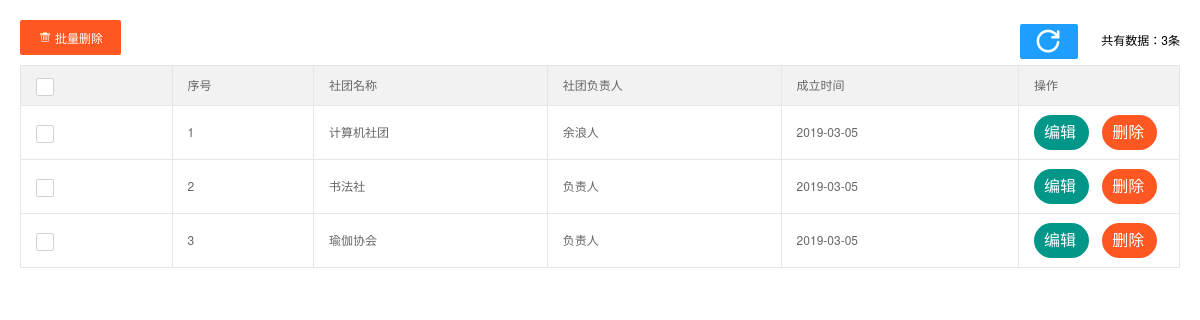
The app's page /clubs_list (signed in) with its own data.
### apps/models/massModel.py (models this page shows, shortened)
class MassModel(BaseModel):
    massName = db.Column(db.String(64),unique=True, comment='社团名称')
    mass_principal_name = db.Column(db.String(16), comment='负责人')
    mass_introduce = db.Column(db.String(2048))

### apps/cms/clubs_view.py (the view)
@cms_bp.route('/clubs_list', endpoint='clubs_list', methods=['GET', 'DELETE'])
@login_required
def clubs_list():
    if request.method == 'DELETE':
        uid_s = request.form.get('data_s')
        if uid_s:   # 批量删除
            return deletes(MassModel, db, list(uid_s.split(',')))
        uid = request.form.get('uid')
        return delete(MassModel, db, uid)
    data_list = MassModel.query.filter(MassModel.status == 1)
    return render_template('clubs_list.html', data_list=data_list)

### apps/lib/login_sys.py (called while the page is built)
@login_manager.user_loader
def load_user(user_id):
    return SysMemberModel.query.filter_by(id=int(user_id)).first()

### apps/templates/clubs_list.html (shortened to what this page needs)
{% extends 'base/base.html' %}
{% block body %}
    <body>
    <div class="x-body">
        <xblock>
            <button class="layui-btn layui-btn-danger" onclick="delAll()"><i class="layui-icon"></i>批量删除</button>
            <span class="x-right" style="line-height:40px">
                <a href="javascript:location.reload()" style="margin-right: 20px;">
                <button class="layui-btn layui-btn-normal" style="padding: 0 15px;">
                    <i class="layui-icon" style="font-size: 25px;font-weight: bolder;">&#xe669;</i>
                </button>
            </a>
                共有数据：{% for data in data_list %}{% if loop.last %}{{ loop.index }}{% endif %}{% endfor %}条</span>
        </xblock>
        <table class="layui-table x-admin">
            <thead>
            <tr>
                <th>
                    <div class="layui-unselect header layui-form-checkbox" lay-skin="primary"><i class="layui-icon">&#xe605;</i>
                    </div>
                </th>
                <th>序号</th>
                <th>社团名称</th>
                <th>社团负责人</th>
                <th>成立时间</th>
                <th>操作</th>
            </tr>
            </thead>
            <tbody>
            {% for data in data_list %}
                <tr>
                    <td>
                        <div class="layui-unselect layui-form-checkbox" lay-skin="primary" data-id='{{ data.id }}'>
                            <i class="layui-icon">&#xe605;</i>
                        </div>
                    </td>
                    <td>{{ loop.index }}</td>
                    <td>{{ data.massName }}</td>
                    <td>{{ data.mass_principal_name }}</td>
                    <td>{{ data.create_time }}</td>
                    <td class="td-manage" style="width: 130px;">
                        <button class="layui-btn layui-btn-sm layui-btn-radius" title="编辑"
                                onclick="x_admin_show('编辑','{{ url_for('cms_bp.clubs_edit') }}?uid={{ data.id }}')"
                                href="javascript:;">
                            <i class="layui-icon">编辑</i>
                        </button>
                        <button title="删除" onclick="clubs_del(this,'{{ data.id }}')" href="javascript:;"
                                class="layui-btn layui-btn-sm layui-btn-radius layui-btn-danger">
                            <i class="layui-icon">删除</i>
                        </button>
                    </td>
                </tr>
            {% endfor %}
            </tbody>
        </table>
    </div>
    </body>
{% endblock %}

### apps/static/css/xadmin.css (style rules this page uses)
* { margin: 0px; padding: 0px; font-family: "Helvetica Neue", Helvetica, Arial, sans-serif; }
a { text-decoration: none; }
html { width: 100%; height: 100%; overflow-x:hidden; overflow-y:auto; }
body { width: 100%; min-height: 100%; }
.x-body { padding: 20px; }
.x-right { float: right; }
table th, table td { word-break: break-all; }
.x-admin-sm { font-size: 12px; }
.x-admin-sm body { font-size: 12px; }
.x-admin-sm .layui-table td, .x-admin-sm .layui-table th { font-size: 12px; }
.x-admin-sm .layui-icon { font-size: 14px; }
.x-admin-sm .layui-btn,.x-admin-sm .layui-btn-xs,.x-admin-sm .layui-btn-sm { font-size: 12px; }
.x-admin-sm .layui-btn { height: 35px; line-height: 35px; }

### records on screen
MassModel: massName "瑜伽协会", mass_principal_name "负责人", create_time "2019-03-05"
MassModel: massName "计算机社团", mass_principal_name "余浪人", create_time "2019-03-05"
MassModel: massName "书法社", mass_principal_name "负责人", create_time "2019-03-05"
